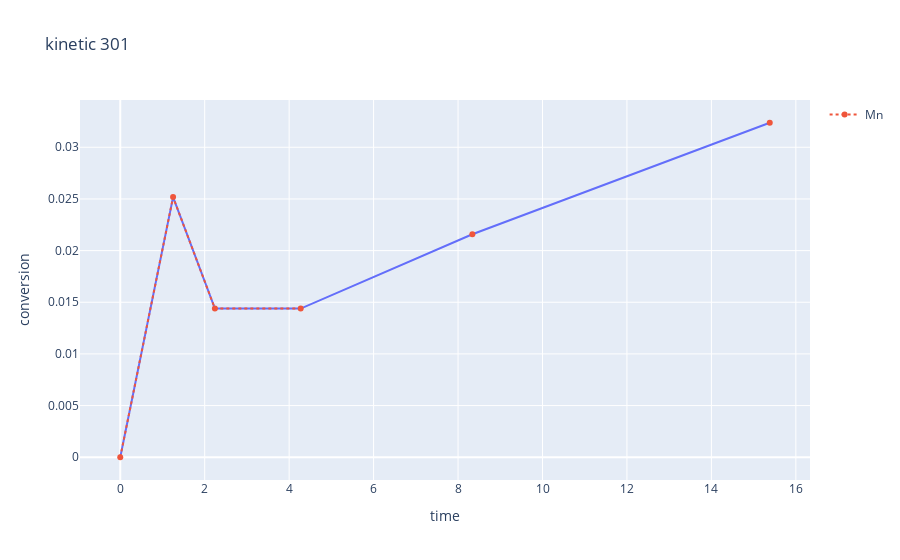

The cell this chart's notebook holds for it:
### Code cell
# manually exclude experiment 301 as it disturbs the covariance plotting and has an unreasonable conversion value course.
if kinetic_curves[301]["exp_nr"].iloc[1] == "301":
    print(kinetic_curves[301])
    fig = px.line(kinetic_curves[301].dropna(subset="conversion"), x="time", y="conversion", title=f"kinetic 301 ", labels={"x":"Time", "y":"Conversion"})
    fig.add_scatter(x=kinetic_curves[301]["time"], y=kinetic_curves[301]["conversion"], mode="lines+markers", line=dict(dash="dot"), name="Mn")
    fig.show()
    kinetic_curves.pop(301)
else:
    print("Cell was already run. Experiment is deleted.")

### Figure 1 — Plotly figure (JSON) as saved in the notebook; plotly's stock layout.template omitted (floating-point values rounded to 4 significant figures)
{"data": [{"hovertemplate": "time=%{x}<br>conversion=%{y}<extra></extra>", "legendgroup": "", "line": {"color": "#636efa", "dash": "solid"}, "marker": {"symbol": "circle"}, "mode": "lines", "name": "", "orientation": "h", "showlegend": false, "x": [0.0, 1.251, 2.242, 4.274, 8.339, 15.38], "xaxis": "x", "y": [0, 0.02518, 0.01439, 0.01439, 0.02158, 0.03237], "yaxis": "y", "type": "scatter"}, {"line": {"dash": "dot"}, "mode": "lines+markers", "name": "Mn", "x": [0.0, 1.251, 2.242, 4.274, 6.237, 8.339, 10.31, 15.38], "y": [0, 0.02518, 0.01439, 0.01439, null, 0.02158, null, 0.03237], "type": "scatter"}], "layout": {"xaxis": {"anchor": "y", "domain": [0.0, 1.0], "title": {"text": "time"}}, "yaxis": {"anchor": "x", "domain": [0.0, 1.0], "title": {"text": "conversion"}}, "legend": {"tracegroupgap": 0}, "title": {"text": "kinetic 301 "}}}
